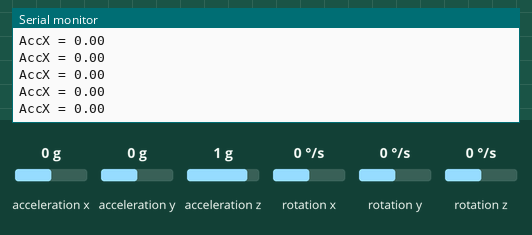
Simulated run of this sketch. Board: Arduino Uno, built with avr-gcc and run on an emulated ATmega328P. Shown: the last lines printed to the serial monitor. Wiring (inferred from the names in the program): MPU-6050 motion sensor at I2C address 0x68. Inputs (shaded band) come from the test bench; at power-on: acceleration x 0 g, acceleration y 0 g, acceleration z 1 g, rotation x 0 °/s, rotation y 0 °/s, rotation z 0 °/s.

Above: at 1.2 s.
1.3 s: acceleration x set to -1.4 g
At 1.34 s:
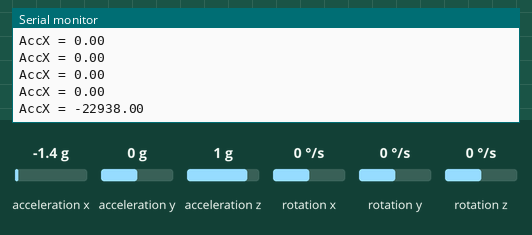
4.3 s: acceleration x set to -0.8 g
At 4.3 s:
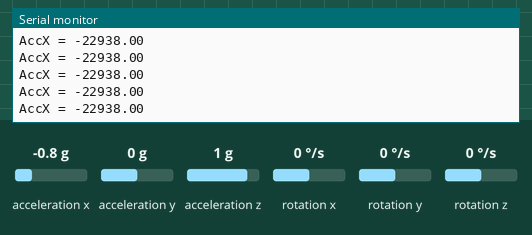
5.8 s: acceleration x set to 0 g
At 5.84 s:
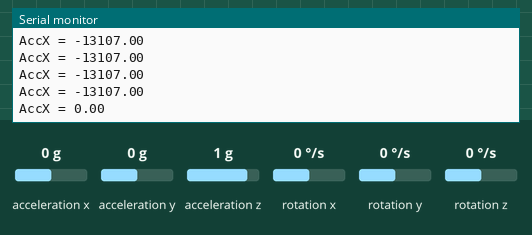
Timing chart, 0 to 8.8 s (numbered marks = the images above; inputs shaded):
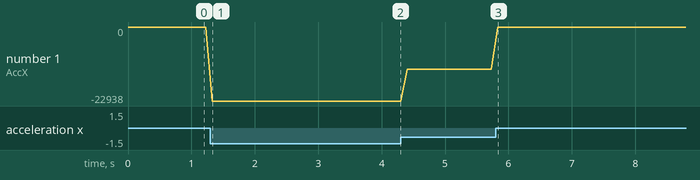

The sketch:

accelrometer_reading.ino
```cpp
#include<Wire.h>
const float gyro_sensitivity = 131;
const float accel_sensitivity = 16384;
const int MPU6050_addr=0x68;
//int16_t AccX,AccY,AccZ,Temp,GyroX,GyroY,GyroZ;
void setup(){
  Wire.begin();
  Wire.beginTransmission(MPU6050_addr);
  Wire.write(0x6B);
  Wire.write(0x00);
  Wire.endTransmission();
  Serial.begin(9600);

  //configure gyro
  Wire.beginTransmission(MPU6050_addr);
  Wire.write(0x1B);
  Wire.write(0b0000000);
  Wire.endTransmission();

  //configure accel
  Wire.beginTransmission(MPU6050_addr);
  Wire.write(0x1C);
  Wire.write(0b00000000);
  Wire.endTransmission();
}
void loop(){
  Wire.beginTransmission(MPU6050_addr);
  Wire.write(0x3B);
  Wire.endTransmission(false);
  Wire.requestFrom(MPU6050_addr,14,true);
  float AccX=(float)(Wire.read()<<8|Wire.read());
  int16_t AccY=Wire.read()<<8|Wire.read();
  int16_t AccZ=Wire.read()<<8|Wire.read();
  int16_t Temp=Wire.read()<<8|Wire.read();
  int16_t GyroX=Wire.read()<<8|Wire.read();
  int16_t GyroY=Wire.read()<<8|Wire.read();
  int16_t GyroZ=Wire.read()<<8|Wire.read();
  Serial.print("AccX = "); Serial.println(AccX);

  delay(100);
}
```

Measured:
- after the input at 1.3 s, the serial monitor: prints a new line at once (image 1)
- after the input at 5.8 s, the serial monitor: prints a new line at once (image 3)
- plotted number 1: 0 → -22938 after the input at 1.3 s, -22938 → -13107 after the input at 4.3 s, -13107 → 0 after the input at 5.8 s
